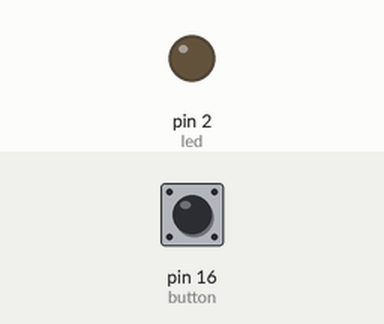
Bench run of a program on a simulated MicroPython board. Shown: output pins drawn as LEDs (lit = HIGH). The inputs (shaded band) are chosen by the test bench; at power-on: pin 16 (button) LOW.

Above: at 1.2 s.
1.3 s: pin 16 (button) pulled HIGH for 0.15 s
At 1.37 s:
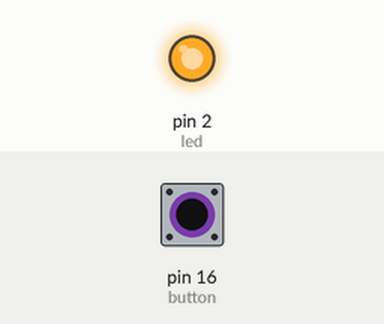
2.9 s: pin 16 (button) pulled HIGH for 3.2 s
At 6.9 s:
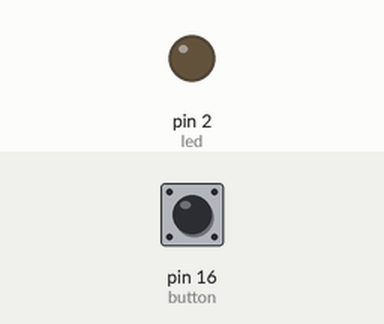
Timing chart, 0 to 8.4 s (numbered marks = the images above; inputs shaded):
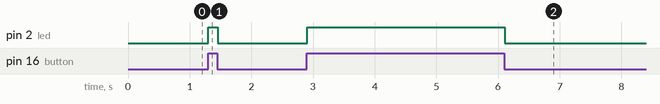

The program:

turn_on_led_with_push_button.py
```python
import machine
import time

LED_PIN = 2
BUTTON_PIN = 16

led = machine.Pin(LED_PIN, machine.Pin.OUT)
button = machine.Pin(BUTTON_PIN, machine.Pin.IN, machine.Pin.PULL_DOWN)

while True:
    if button.value() == 1:
        led.value(1)
    else:
        led.value(0)
    time.sleep(0.01)
```

Measured:
- after the input at 1.3 s, pin 2 (led): LOW → HIGH at once, → LOW 0.15 s later
- after the input at 2.9 s, pin 2 (led): LOW → HIGH at once, → LOW 3.2 s later
